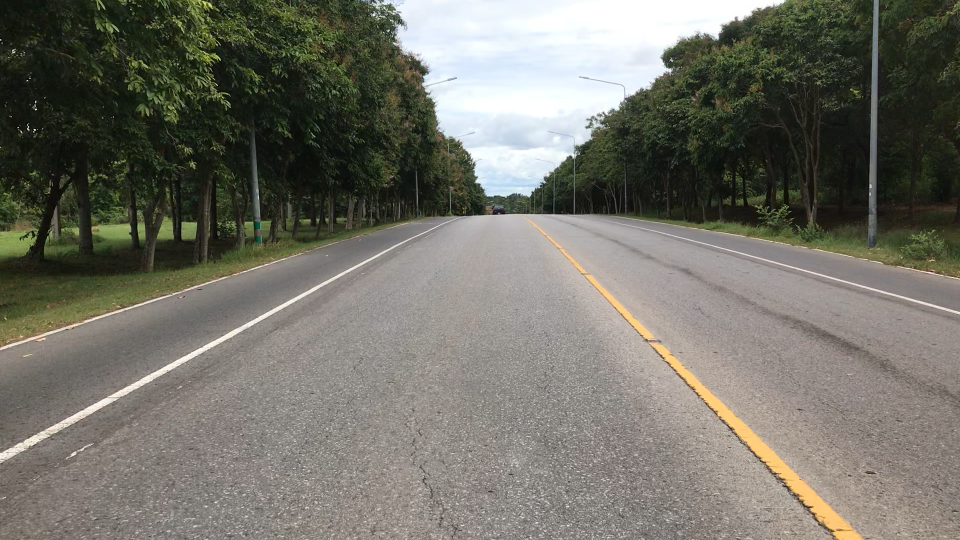
#> input picture IMG_4244.png, 1920 x 1080 px (shown at 1/2 size); the run also reads 1 picture not shown here
$ python testcv4.py
#> lines starting #> are read from the running program, lines starting #| are printed output that depends on the picture; after the words box and inside, x2 and y2 are one past the last pixel; in counts of white or black regions, pixels touching at a corner belong together; pictures that were not available may be replaced by others from this repository, and a replacement may not be noted
import matplotlib.pylab as plt
import cv2
import numpy as np

cap = cv2.VideoCapture('./image/IMG_4244.MOV')
image = cv2.imread('IMG_4244.png')
#> image is the input picture: shape (1080, 1920, 3); mean B, G, R 104.1, 113.6, 115
image = cv2.cvtColor(image, cv2.COLOR_BGR2RGB)

print(image.shape)
#| (1080, 1920, 3)
height = image.shape[0]
#> height = 1080
width = image.shape[1]
#> width = 1920

region_of_interest_vertices = [
    (0, height),
    (width/2, height/3),
    (width, height)
]
#> region_of_interest_vertices = [(0, 1080), (960, 360), (1920, 1080)]

points = np.array([[0, 450], [1920, 450], [1920,1080], [0, 1080]])
print(region_of_interest_vertices)
#| [(0, 1080), (960.0, 360.0), (1920, 1080)]
def region_of_interest(img, vertices):
    mask = np.zeros_like(img)
    #mask = img
    match_mask_color=(255,0,255)
    print(match_mask_color)
    #cv2.fillPoly(mask, vertices, match_mask_color)
    cv2.fillPoly(mask, [points], match_mask_color)
    masked_image = cv2.bitwise_and(img, mask)
    return masked_image

def process(image):
    IMAGE_H = 1080
    IMAGE_W = 1920

    src = np.float32([[0, IMAGE_H], [1500, IMAGE_H], [0, 0], [IMAGE_W, 0]])
    dst = np.float32([[700, IMAGE_H], [900, IMAGE_H], [0, 0], [IMAGE_W, 0]])
    M = cv2.getPerspectiveTransform(src, dst)  # The transformation matrix
    Minv = cv2.getPerspectiveTransform(dst, src)  # Inverse transformation

    img = image[450:(450 + IMAGE_H), 0:IMAGE_W]  # Apply np slicing for ROI crop
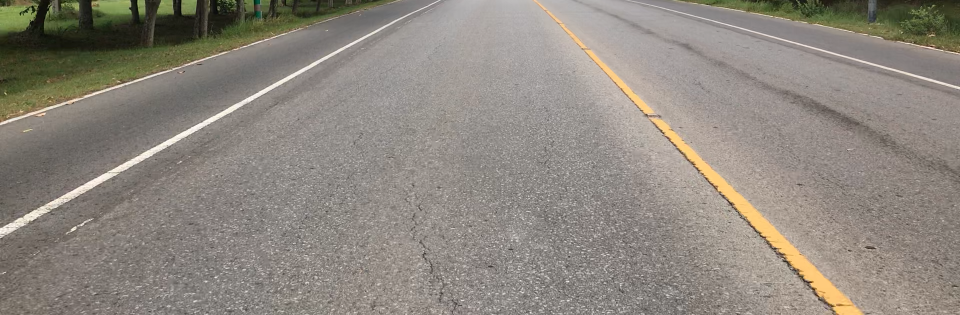
#> img: shape (630, 1920, 3) (shown at 1/2 size); mean B, G, R 126.8, 135.5, 141.9
    warped_img = cv2.warpPerspective(img, M, (IMAGE_W, IMAGE_H))  # Image warping
    image = (cv2.cvtColor(warped_img, cv2.COLOR_BGR2RGB))
    cropped_image = region_of_interest(image,
                                       np.array([region_of_interest_vertices], np.int32), )
#> in region_of_interest, `cv2.fillPoly(mask, [points], match_mask_color)`:
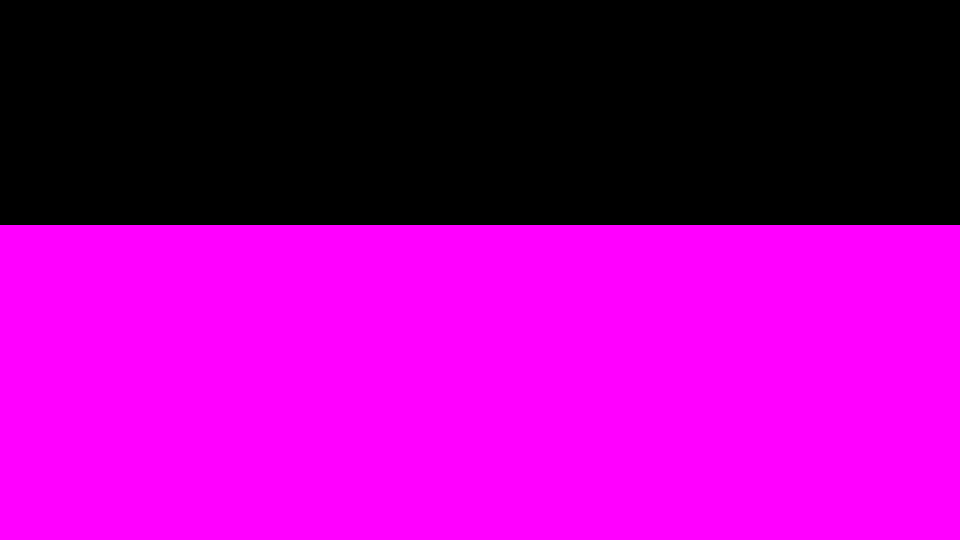
#> mask: shape (1080, 1920, 3) (shown at 1/2 size); mean of channels 0, 1, 2 148.8, 0, 148.8; drawn as B, G, R
    gray = cv2.cvtColor(cropped_image, cv2.COLOR_BGR2GRAY)
    edges = cv2.Canny(gray, 50, 150, apertureSize=3)
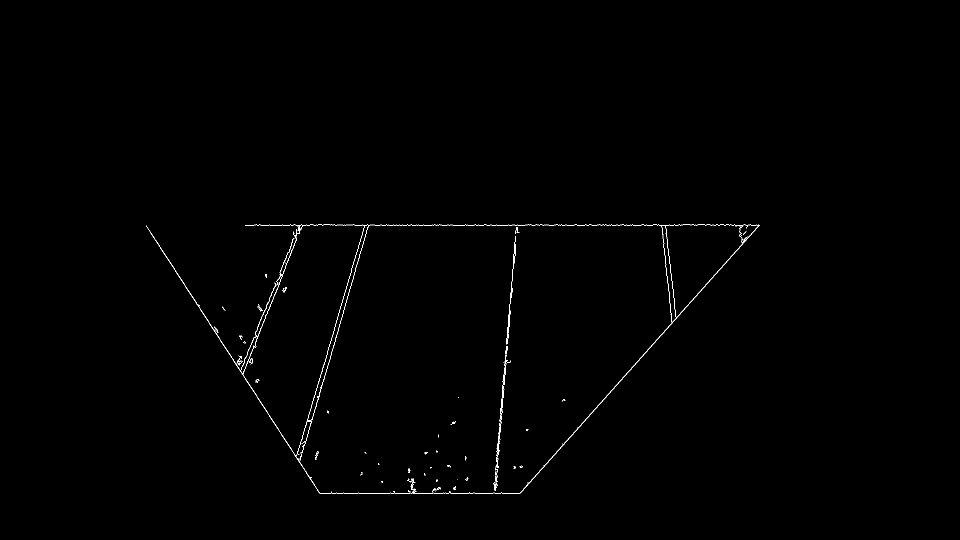
#> edges: shape (1080, 1920) (shown at 1/2 size); 0.35% white in thin lines or dots, all inside (x1, y1, x2, y2) = (292, 449, 1519, 987)
    # cv2.imshow('edges', edges)
    lines = cv2.HoughLinesP(edges, 1, np.pi / 180, 100, minLineLength=100, maxLineGap=10)
#> lines = 21 rows, first 6: [660, 450, 1364, 450], [292, 451, 639, 986], [640, 986, 1040, 986], [1338, 449, 1469, 449], [987, 985, 1008, 742], [1245, 755, 1518, 451]
    print(lines)
#> (printed output is left out)
    for line in lines:
        x1, y1, x2, y2 = line[0]
        cv2.line(image, (x1, y1), (x2, y2), (0, 255, 0), 10)
#> this loop made 21 passes
#> (x1, y1, x2, y2) on passes 1 to 12: (660, 450, 1364, 450), (292, 451, 639, 986), (640, 986, 1040, 986), (1338, 449, 1469, 449), (987, 985, 1008, 742), (1245, 755, 1518, 451), (1046, 978, 1345, 645), (612, 881, 735, 454), (990, 977, 1021, 621), (993, 911, 1031, 472), (485, 748, 565, 550), (580, 449, 708, 449)
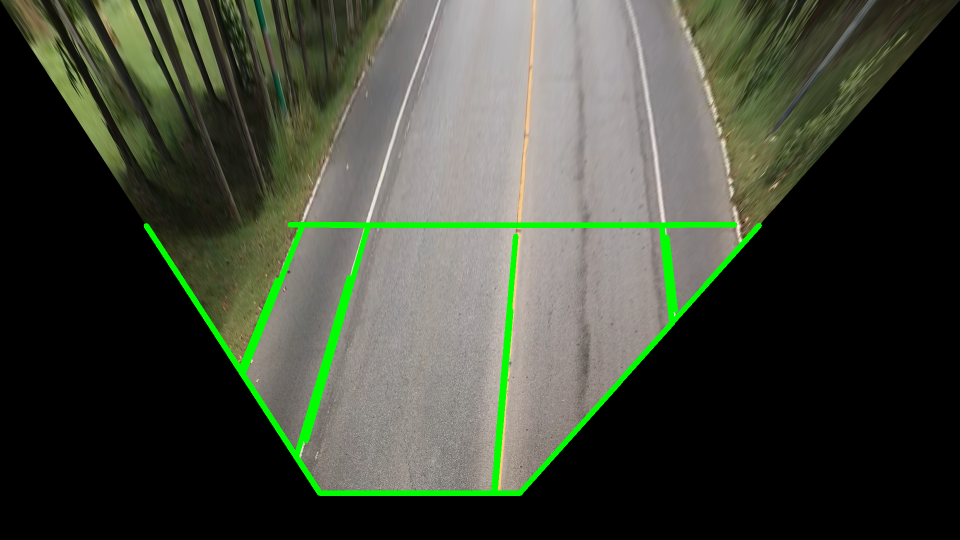
#> image: shape (1080, 1920, 3) (shown at 1/2 size); mean R, G, B 65.6, 71.1, 57.6
    return image

while cap.isOpened():

    ret, frame = cap.read()
    frame = process(frame)
    cv2.imshow('image', frame)
    if cv2.waitKey(1) & 0xFF == ord('q'):
#> (key q is pressed here)
        break

cap.release()
cv2.destroyAllWindows()
#print(cropped_image)
frame = process(frame)
#> in process (call 2), `M = cv2.getPerspectiveTransform(src, dst)`: M = [[1, 4.86, 0], [0, 7.5, 0], [0, 0.00602, 1]]
#> in process (call 2), `Minv = cv2.getPerspectiveTransform(dst, src)`: Minv = [[1, -0.648, 0], [0, 0.133, 0], [0, -0.000802, 1]]
#> in process (call 2), `img = image[450:(450 + IMAGE_H), 0:IMAGE_W]`:
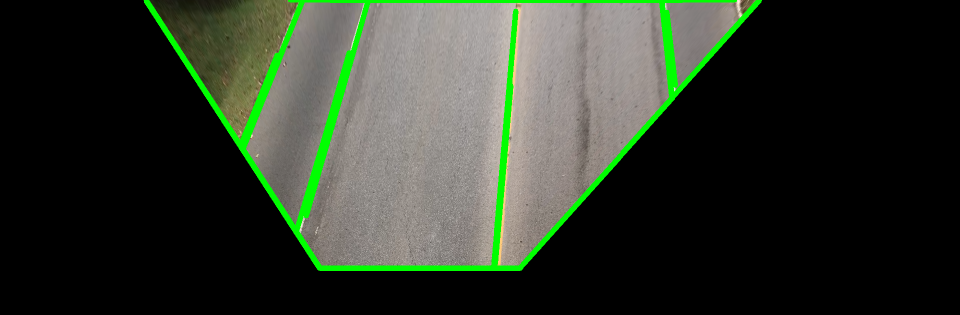
#> img: shape (630, 1920, 3) (shown at 1/2 size); mean R, G, B 47.3, 55.3, 42.8
#> in process (call 2), `edges = cv2.Canny(gray, 50, 150, apertureSize=3)`:
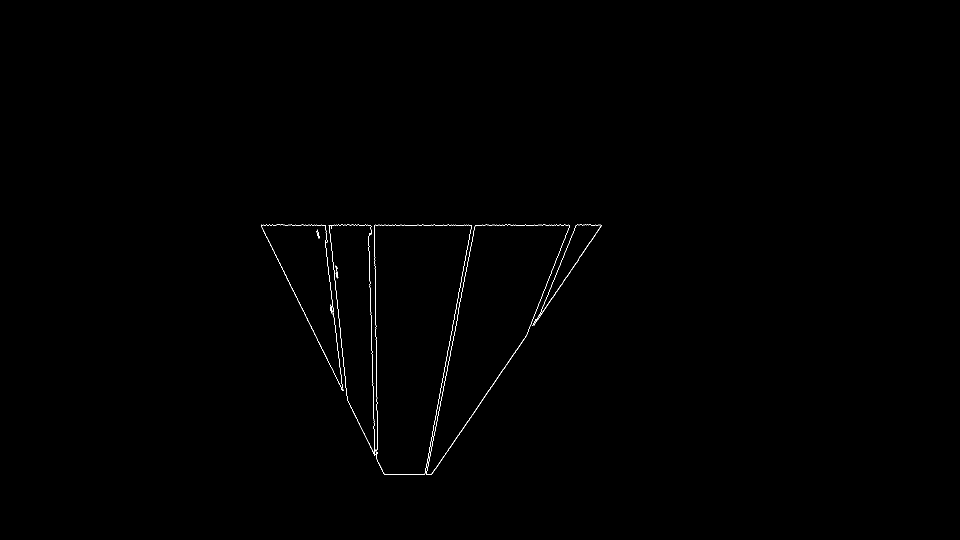
#> edges: shape (1080, 1920) (shown at 1/2 size); 0.25% white in thin lines or dots, all inside (x1, y1, x2, y2) = (522, 449, 1204, 950)
#> in process (call 2), `lines = cv2.HoughLinesP(edges, 1, np.pi / 180, 100, minLineLength=100,..`: lines = 19 rows, first 6: [522, 450, 1139, 450], [915, 630, 949, 453], [658, 452, 695, 801], [905, 888, 1054, 667], [748, 451, 752, 657], [863, 949, 1005, 739]
#> (printed output is left out)
#> the loop in process (call 2), `for line in lines:` made 19 passes
#> (x1, y1, x2, y2) on passes 1 to 12: (522, 450, 1139, 450), (915, 630, 949, 453), (658, 452, 695, 801), (905, 888, 1054, 667), (748, 451, 752, 657), (863, 949, 1005, 739), (742, 643, 746, 785), (1067, 651, 1202, 450), (589, 586, 685, 781), (864, 867, 917, 590), (548, 503, 647, 705), (753, 762, 755, 898)
#> after the loop in process (call 2), `for line in lines:`:
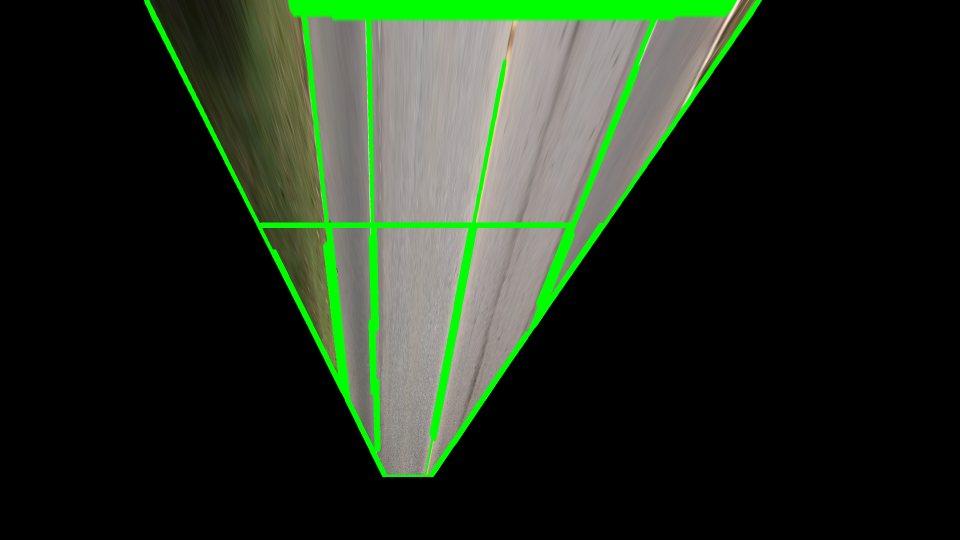
#> image: shape (1080, 1920, 3) (shown at 1/2 size); mean B, G, R 31.7, 47, 35.2
plt.imshow(frame)
plt.show()
